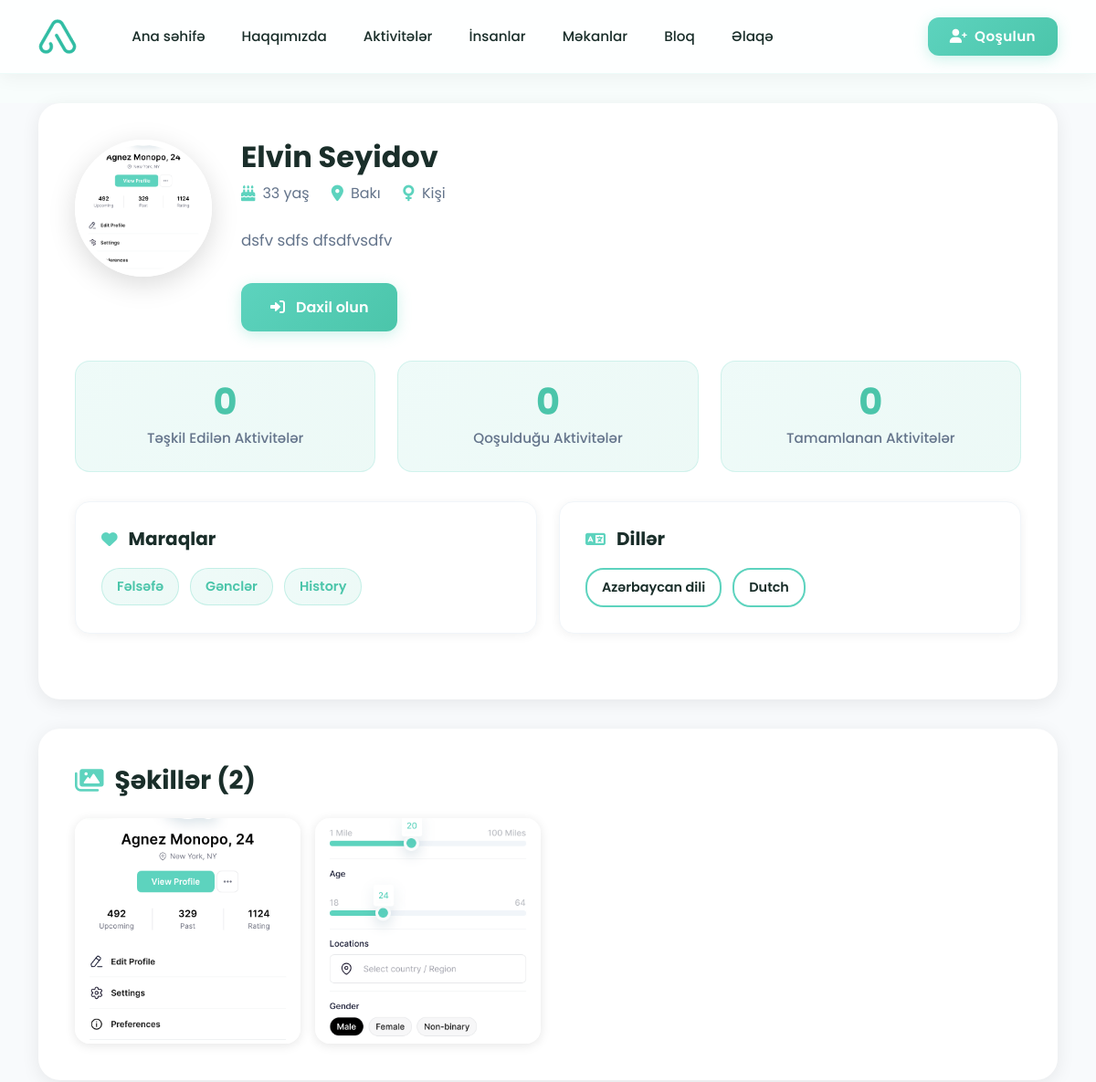
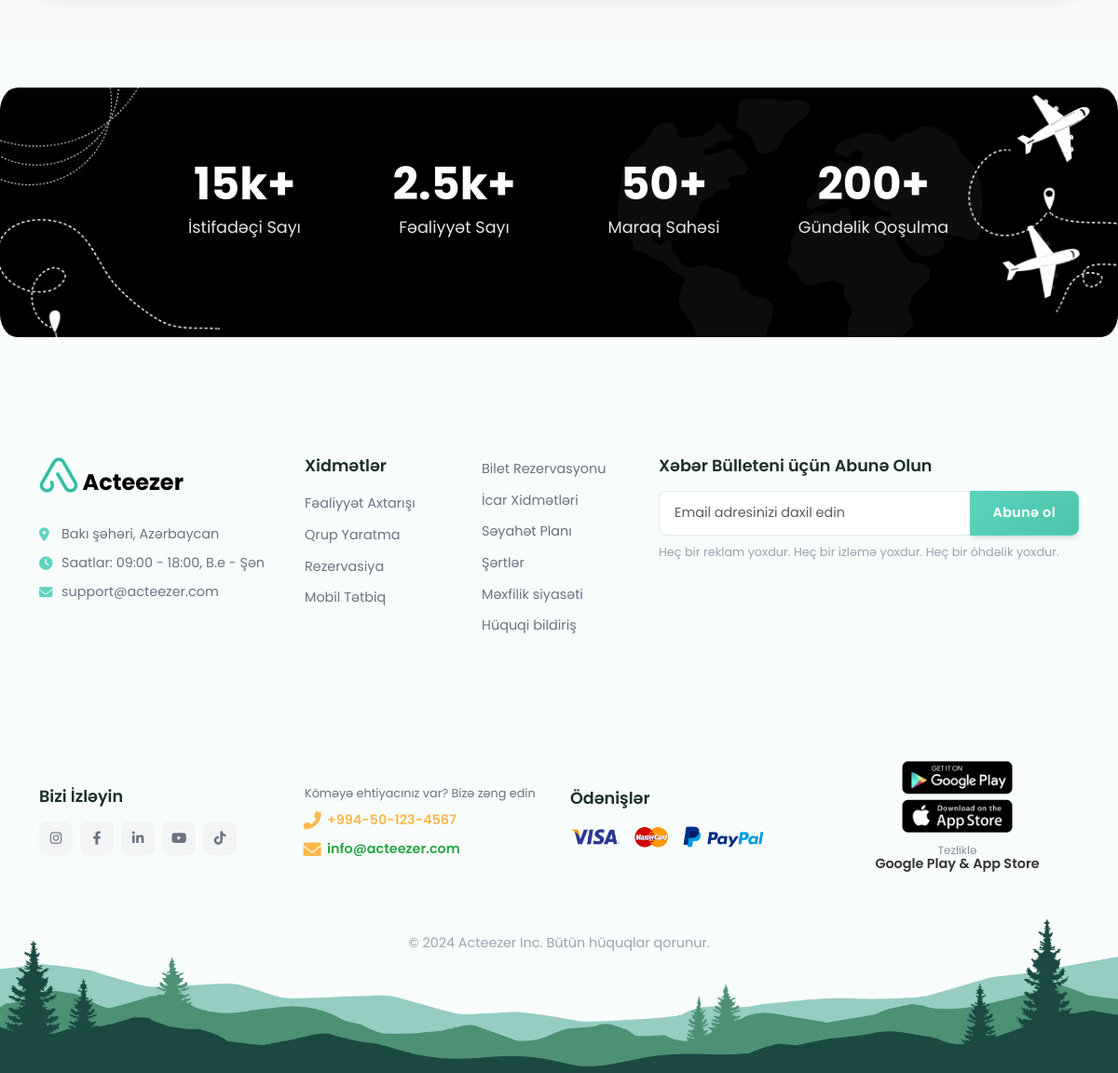
The page /accounts/user/19/ on the database its author committed (2 pictures, top to bottom).
### accounts/models.py (models this page shows, shortened)
class UserImage(models.Model):
    user = models.ForeignKey(User, on_delete=models.CASCADE, related_name='images')
    image = models.ImageField(upload_to=user_image_path)
    is_primary = models.BooleanField(default=False)
    order = models.PositiveIntegerField(default=0)
    uploaded_at = models.DateTimeField(auto_now_add=True)
    class Meta:
        ordering = ['order', 'uploaded_at']
        unique_together = ['user', 'order']

class User(AbstractUser):
    phone_regex = RegexValidator(
        regex=r'^\+?1?\d{9,15}$',
        message="Phone number must be entered in the format: '+999999999'. Up to 15 digits allowed."
    )
    GENDER_CHOICES = [
        ('male', 'Kişi'),
        ('female', 'Qadın'),
        ('other', 'Digər'),
        ('prefer_not_to_say', 'Deməyi üstün tutmuram'),
    ]
    phone = models.CharField(validators=[phone_regex], max_length=17, unique=True)
    is_phone_verified = models.BooleanField(default=False)
    otp_code = models.CharField(max_length=6, blank=True, null=True)
    otp_created_at = models.DateTimeField(blank=True, null=True)
    birthday = models.DateField(blank=True, null=True)
    gender = models.CharField(max_length=20, choices=GENDER_CHOICES, blank=True, null=True)
    bio = models.TextField(max_length=500, blank=True, null=True)
    languages = models.ManyToManyField(Language, blank=True)
    city = models.CharField(max_length=100, blank=True, null=True)
    latitude = models.DecimalField(max_digits=9, decimal_places=6, blank=True, null=True)
    longitude = models.DecimalField(max_digits=9, decimal_places=6, blank=True, null=True)
    address = models.TextField(blank=True, null=True)
    interests = models.ManyToManyField(Interest, blank=True)
    registration_step = models.IntegerField(default=0)  # 0: phone, 1: otp, 2: name, 3: languages, 4: birthday, 5: images, 6: bio, 7: interests, 8: location, 9: complete
    is_registration_complete = models.BooleanField(default=False)
    created_at = models.DateTimeField(auto_now_add=True)
    updated_at = models.DateTimeField(auto_now=True)
    username = None
    USERNAME_FIELD = 'phone'
    REQUIRED_FIELDS = ['first_name', 'last_name']
    objects = UserManager()
    def get_full_name(self):
        if self.first_name and self.last_name:
            return f"{self.first_name} {self.last_name}"
        return self.phone
    @property
    def age(self):
        if self.birthday:
            from datetime import date
            today = date.today()
            return today.year - self.birthday.year - ((today.month, today.day) < (self.birthday.month, self.birthday.day))
        return None

class Interest(models.Model):
    CATEGORY_CHOICES = [
        ('general', 'General/Popular'),
        ('beauty', 'Beauty & Fashion'),
        ('lifestyle', 'Lifestyle & Home'),
        ('sports', 'Sports & Fitness'),
        ('arts', 'Arts & Culture'),
        ('food', 'Food & Dining'),
        ('travel', 'Travel & Adventure'),
        ('tech', 'Technology'),
        ('music', 'Music'),
        ('nature', 'Nature & Outdoors'),
        ('education', 'Education & Learning'),
        ('health', 'Health & Wellness'),
        ('social', 'Social & Volunteering'),
    ]
    name = models.CharField(max_length=100, unique=True)
    icon = models.CharField(max_length=50, blank=True, null=True)  # Font awesome icon name
    category = models.CharField(max_length=20, choices=CATEGORY_CHOICES, default='general')
    is_general = models.BooleanField(default=False, help_text="Show in general/popular section")
    class Meta:
        ordering = ['name']

class Language(models.Model):
    name = models.CharField(max_length=50, unique=True)
    code = models.CharField(max_length=5, unique=True)  # e.g., 'en', 'es', 'fr'
    class Meta:
        ordering = ['name']

### accounts/views.py (the view)
# urls.py: path('user/<int:user_id>/', views.user_detail, name='user_detail'),
def user_detail(request, user_id):
    from activities.models import ActivityParticipant, Activity
    from django.utils import timezone
    try:
        profile_user = User.objects.select_related().prefetch_related('images', 'interests', 'languages').get(
            id=user_id,
            is_registration_complete=True,
            is_active=True
        )
    except User.DoesNotExist:
        from django.http import Http404
        raise Http404("User not found")
    friendship_status = None
    if request.user.is_authenticated:
        friendship_status = Friendship.get_friendship_status(request.user, profile_user)
    organized_activities = Activity.objects.filter(organizer=profile_user, status='published').order_by('-start_date')
    organized_activities_count = organized_activities.count()
    joined_participations = ActivityParticipant.objects.filter(
        user=profile_user,
        status='approved'
    ).select_related('activity').order_by('-join_requested_at')
    joined_activities_count = joined_participations.count()
    completed_participations = joined_participations.filter(
        activity__end_date__lt=timezone.now()
    )
    completed_activities_count = completed_participations.count()
    upcoming_organized = organized_activities.filter(start_date__gte=timezone.now())[:5]
    recent_joined = joined_participations.filter(activity__start_date__gte=timezone.now())[:5]
    user_images = profile_user.images.all()
    primary_image = user_images.filter(is_primary=True).first() or user_images.first()
    context = {
        'profile_user': profile_user,
        'primary_image': primary_image,
        'user_images': user_images,
        'friendship_status': friendship_status,
        'organized_activities_count': organized_activities_count,
        'joined_activities_count': joined_activities_count,
        'completed_activities_count': completed_activities_count,
        'upcoming_organized': upcoming_organized,
        'recent_joined': recent_joined,
    }
    return render(request, 'accounts/user_detail.html', context)

### templates/accounts/user_detail.html (shortened to what this page needs)
{% extends 'base.html' %}
{% load static %}
{% block content %}
<div class="user-detail-page">
    <div class="container">
        <div class="profile-info-section" style="margin-top: 2rem;">
            <div class="profile-header-content">
                {% if primary_image %}
                    <img src="{{ primary_image.image.url }}" alt="{{ profile_user.get_full_name }}" class="profile-avatar-large">
                {% else %}
                    <div class="profile-avatar-large-placeholder">
                        <i class="fas fa-user"></i>
                    </div>
                {% endif %}
                <div class="profile-details">
                    <h1 class="profile-name">{{ profile_user.get_full_name }}</h1>
                    <div class="profile-meta">
                        {% if profile_user.age %}
                            <div class="profile-meta-item">
                                <i class="fas fa-birthday-cake"></i>
                                <span>{{ profile_user.age }} yaş</span>
                            </div>
                        {% endif %}
                        {% if profile_user.city %}
                            <div class="profile-meta-item">
                                <i class="fas fa-map-marker-alt"></i>
                                <span>{{ profile_user.city }}</span>
                            </div>
                        {% endif %}
                        {% if profile_user.gender %}
                            <div class="profile-meta-item">
                                <i class="fas fa-{{ profile_user.gender|lower|yesno:'venus,mars,genderless' }}"></i>
                                <span>{{ profile_user.get_gender_display }}</span>
                            </div>
                        {% endif %}
                    </div>
                    {% if profile_user.bio %}
                        <p class="profile-bio">{{ profile_user.bio }}</p>
                    {% endif %}
                    <div class="profile-actions">
                        {% if user.is_authenticated %}
                            {% if user.id != profile_user.id %}
                                {% if not friendship_status %}
                                    <button class="btn-friend-action send-request" onclick="sendFriendRequest({{ profile_user.id }}, this)">
                                        <i class="fas fa-user-plus"></i>
                                        <span>Dostluq sorğusu göndər</span>
                                    </button>
                                {% elif friendship_status.status == 'pending' %}
                                    {% if friendship_status.initiated_by.id == user.id %}
                                        <button class="btn-friend-action pending" disabled>
                                            <i class="fas fa-clock"></i>
                                            <span>Gözləyir</span>
                                        </button>
                                    {% else %}
                                        <button class="btn-friend-action send-request" onclick="respondFriendRequest({{ friendship_status.friendship.id }}, 'accept', this)">
                                            <i class="fas fa-check"></i>
                                            <span>Qəbul et</span>
                                        </button>
                                    {% endif %}
                                {% elif friendship_status.status == 'accepted' %}
                                    <button class="btn-friend-action friends" disabled>
                                        <i class="fas fa-check-circle"></i>
                                        <span>Dostdur</span>
                                    </button>
                                {% elif friendship_status.status == 'rejected' %}
                                    <button class="btn-friend-action rejected" disabled>
                                        <i class="fas fa-times"></i>
                                        <span>Rədd edildi</span>
                                    </button>
                                {% endif %}
                            {% endif %}
                        {% else %}
                            <a href="{% url 'accounts:login' %}" class="btn-friend-action send-request">
                                <i class="fas fa-sign-in-alt"></i>
                                <span>Daxil olun</span>
                            </a>
                        {% endif %}
                    </div>
                </div>
            </div>
            <div class="stats-section-modern">
                <div class="stat-card-modern">
                    <div class="stat-number-modern">{{ organized_activities_count }}</div>
                    <div class="stat-label-modern">Təşkil Edilən Aktivitələr</div>
                </div>
                <div class="stat-card-modern">
                    <div class="stat-number-modern">{{ joined_activities_count }}</div>
                    <div class="stat-label-modern">Qoşulduğu Aktivitələr</div>
                </div>
                <div class="stat-card-modern">
                    <div class="stat-number-modern">{{ completed_activities_count }}</div>
                    <div class="stat-label-modern">Tamamlanan Aktivitələr</div>
                </div>
            </div>
            <div class="info-cards-section">
                {% if profile_user.interests.all %}
                    <div class="info-card-modern">
                        <h3>
                            <i class="fas fa-heart"></i>
                            Maraqlar
                        </h3>
                        <div class="interests-list">
                            {% for interest in profile_user.interests.all %}
                                <span class="interest-badge-modern">{{ interest.name }}</span>
                            {% endfor %}
                        </div>
                    </div>
                {% endif %}
                {% if profile_user.languages.all %}
                    <div class="info-card-modern">
                        <h3>
                            <i class="fas fa-language"></i>
                            Dillər
                        </h3>
                        <div class="languages-list">
                            {% for language in profile_user.languages.all %}
                                <span class="language-badge-modern">{{ language.name }}</span>
                            {% endfor %}
                        </div>
                    </div>
                {% endif %}
            </div>
        </div>
        {% if user_images %}
            <div class="image-gallery-section" style="margin-top: 2rem; background: white; border-radius: 24px; padding: 2.5rem; box-shadow: 0 4px 20px rgba(0, 0, 0, 0.08);">
                <h2 style="font-size: 1.75rem; font-weight: 700; color: var(--text-dark); margin-bottom: 1.5rem; display: flex; align-items: center; gap: 0.75rem;">
                    <i class="fas fa-images" style="color: var(--primary-color);"></i>
                    Şəkillər ({{ user_images.count }})
                </h2>
                <div class="image-gallery-grid">
                    {% for img in user_images %}
                        <div class="gallery-image-item" onclick="openImageModal({{ forloop.counter0 }})">
                            <img src="{{ img.image.url }}" alt="Image {{ forloop.counter }}">
                        </div>
                    {% endfor %}
                </div>
            </div>
        {% endif %}
    </div>
</div>
{% endblock %}

### static/css/style.css (style rules this page uses)
:root { --primary-color: #5DD3BE; --primary-dark: #4BC5AA; --primary-light: #7CDDC9; --secondary-color: #4DB8E8; --accent-color: #FFB84D; --success-color: #5DD3BE; --warning-color: #FFB84D; --danger-color: #FF6B6B; --light-bg: #f8fdfc; --white: #ffffff; --dark-text: #1a2e2a; --gray-text: #64748b; --light-gray: #f0faf8; --border-color: #e0f2ef; --gradient-bg: linear-gradient(135deg, #5DD3BE 0%, #4BC5AA 100%); --gradient-warm: linear-gradient(135deg, #FFB84D 0%, #FF6B6B 100%); --gradient-hero: linear-gradient(135deg, rgba(93, 211, 190, 0.9) 0%, rgba(75, 197, 170, 0.9) 100%); --gradient-soft: linear-gradient(135deg, rgba(93, 211, 190, 0.1) 0%, rgba(75, 197, 170, 0.1) 100%); --shadow-sm: 0 1px 2px 0 rgb(0 0 0 / 0.05); --shadow-md: 0 4px 6px -1px rgb(0 0 0 / 0.1), 0 2px 4px -2px rgb(0 0 0 / 0.1); --shadow-lg: 0 10px 15px -3px rgb(0 0 0 / 0.1), 0 4px 6px -4px rgb(0 0 0 / 0.1); --shadow-xl: 0 20px 25px -5px rgb(0 0 0 / 0.1), 0 8px 10px -6px rgb(0 0 0 / 0.1); --shadow-primary: 0 4px 6px -1px rgba(93, 211, 190, 0.2), 0 2px 4px -2px rgba(93, 211, 190, 0.1); --border-radius: 12px; --border-radius-lg: 16px; --border-radius-xl: 20px; }
body { font-family: 'Poppins', sans-serif; line-height: 1.6; color: var(--dark-text); background-color: var(--light-bg); }

### rows shown on the page
UserImage: image (picture)
User: get_full_name "Elvin Seyidov", age "33", city "Bakı", gender "Kişi", bio "dsfv sdfs dfsdfvsdfv"
Interest: name "Fəlsəfə"
Interest: name "Gənclər"
Interest: name "History"
Language: name "Azərbaycan dili"
Language: name "Dutch"
UserImage: image (picture)

### other values the page prints
{{ organized_activities_count }} "0"
{{ joined_activities_count }} "0"
{{ completed_activities_count }} "0"
{{ user_images.count }} "2"
